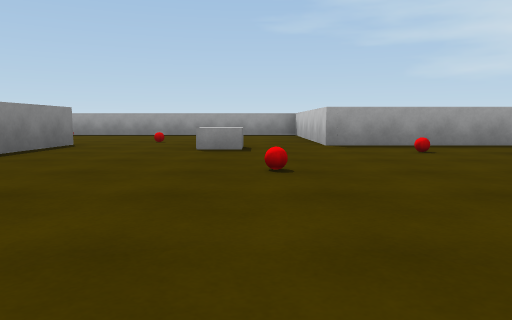
[1] (above)

16 first-person views from a walk through a 3-D level made in the Unity game engine. The camera is 0.62 m above the floor, tilts 6° down and sees 70° across. The floor is counted in squares, 2 m on a side. Each view is taken from the middle of a square. On the plan, view 1 faces up. The plan holds only what a view shows up to about 9 squares ahead; the rest is blank. Surface patterns are stand-ins for the level's own textures.

[2]
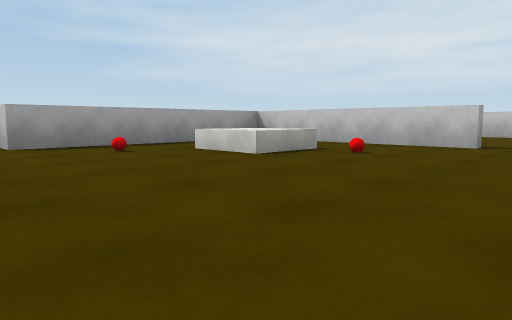

[3]
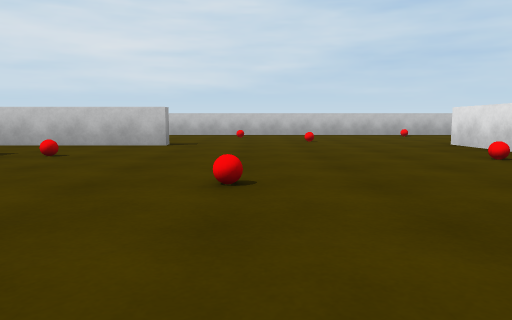

[4]
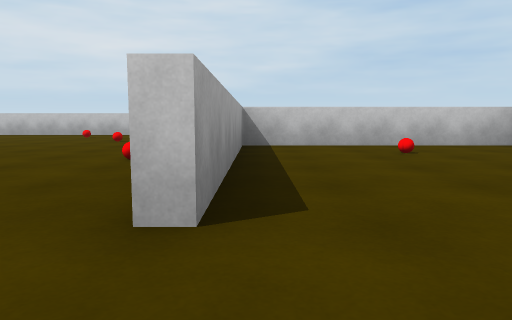

[5]
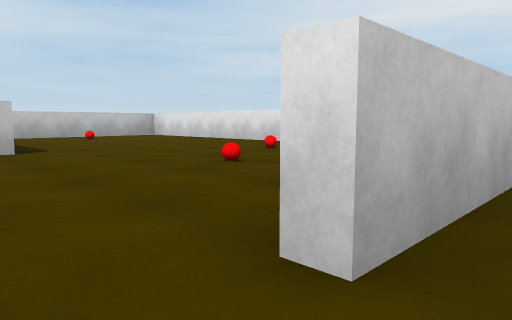

[6]
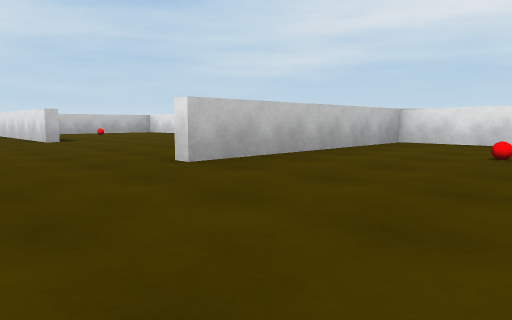

[7]
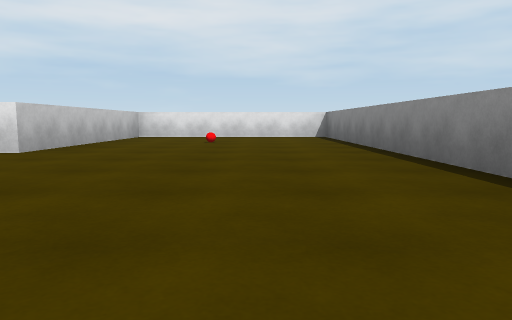

[8]
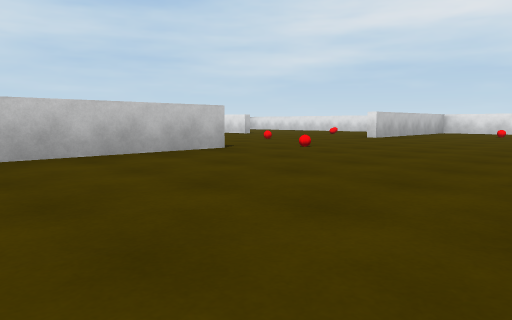

[9]
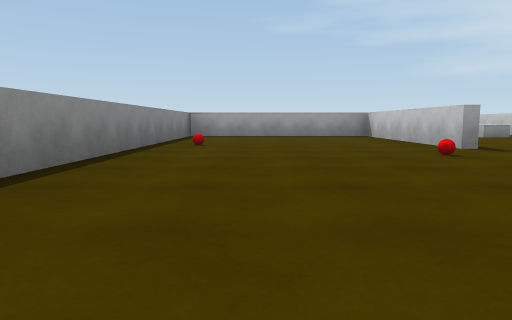

[10]
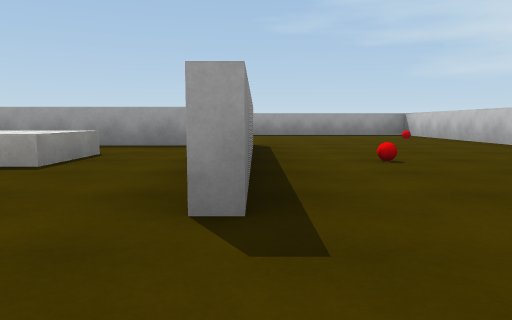

[11]
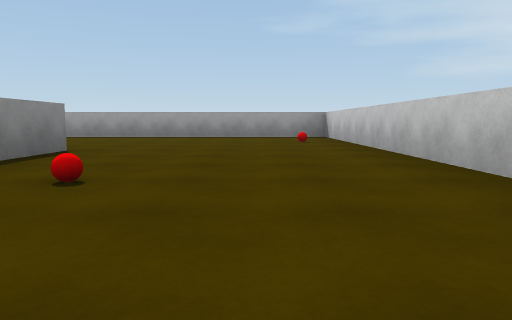

[12]
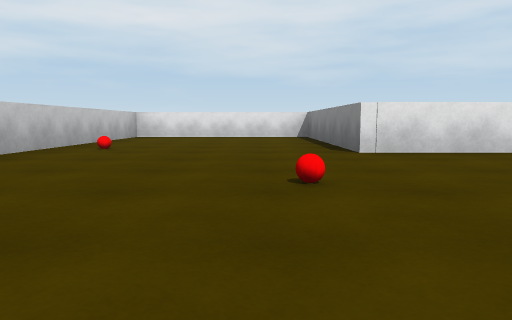

[13]
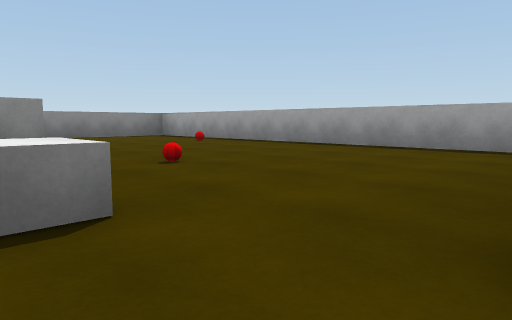

[14]
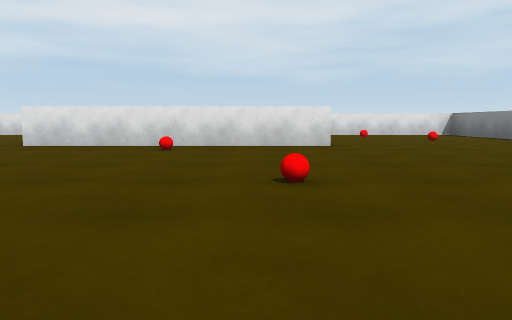

[15]
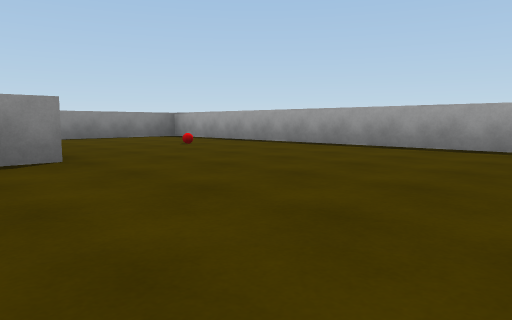

[16]
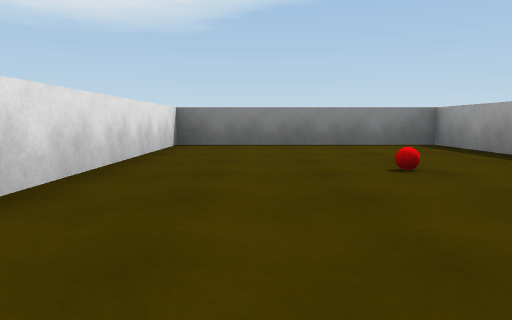

### Floor plan
Points are (right, up) in squares from view 1. A wall is a line through its corners. A room is listed if a view was taken in it or the views show most of it. See-through windows are left out.
Room 1 (views 1, 2, 3, 4, 5, 6, 7, 8, 9, 10, 11, 12, 13, 14, 15, 16)
walls: (1, -2.6) (5, -2.6) (5, -6.4); (-2.7, 1.1) (-2.7, 4.7) (-6.4, 4.7); (4.8, 1.1) (4.8, 3); (3.1, 4.7) (1.1, 4.7); (-2.5, -4.4) (-2.5, -6.4) (8.4, -6.4) (8.4, 8.4) (1, 8.4); (-2.5, 5) (-2.5, 3.5); (5, 5) (5, 1.1); (4.8, -6.5) (4.8, -2.8) (1, -2.8); (1.1, 8.5) (1.1, 4.9) (4.5, 4.9); (-6.4, 4.9) (-6.4, -6.4) (-2.7, -6.4) (-2.7, -2.5)
low walls: (3.5, 2.5) (2.5, 2.5) (2.5, 3.5)
ways out: opening at (-0.5, 4.5) to room 2; gap at (3, 4) to room 3; gap at (4, 3) to room 3
objects: other object (-6, 2); red ball (-4, -4); red ball (-3, 0); red ball (-1, -4); other object (-1, -1); other object (0, -5); red ball (0, 2); grey block (0, 4); red ball (2, 0); red ball (2, 4); red ball (3, -2); red ball (3, 2); red ball (4, -4); red ball (4, 7); red ball (6, -1); red ball (6, 3); other object (7, 0); red ball (8, -3); other object (8, 7)
Room 2 (no view inside)
walls: (1, 8.4) (-6.4, 8.4) (-6.4, 4.9); (1.1, 4.7) (1.1, 8.4)
ways out: opening at (-0.5, 4.5) to room 1
objects: other object (-4, 8); red ball (-1, 6)
Room 3 (no view inside)
walls: (4.8, 3) (4.8, 4.7) (3.1, 4.7)
ways out: gap at (3, 4) to room 1; gap at (4, 3) to room 1

Positions as (right, up) in squares from view 1, and headings:
1: (0, 0), facing up
2: (0, 0), facing up-right
3: (0, 0), facing right
4: (0, -3), facing right
5: (-3, -2), facing down-right
6: (-5, -1), facing down-right
7: (-5, 1), facing down
8: (-6, 4), facing down-right
9: (-5, -3), facing up
10: (5, 0), facing up
11: (7, 1), facing up
12: (6, 1), facing down
13: (1, 4), facing up-left
14: (2, 2), facing down
15: (8, 4), facing up-left
16: (6, 6), facing left
